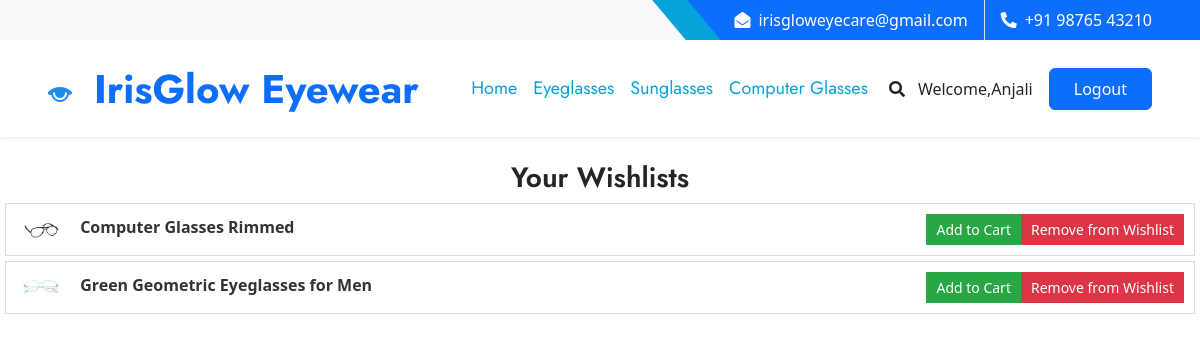
The app's page /wishlist/ (signed in) with its own data.
### IrisGlowApp/models.py (models this page shows, shortened)
class CustomUser(AbstractUser):
    PATIENT = 1
    DOCTOR = 2
    SPECTS = 3
    ADMIN = 4
    ROLE_CHOICE = (
        (PATIENT, 'Patient'),
        (DOCTOR, 'Doctor'),
        (SPECTS, 'Spects'),
        (ADMIN,'Admin'),
    )
    username=None
    first_name = models.CharField(max_length=50)
    last_name = models.CharField(max_length=50)
    USERNAME_FIELD = 'email'
    email = models.EmailField(max_length=100, unique=True)
    phone = models.CharField(max_length=12, blank=True)
    password = models.CharField(max_length=128)
    role = models.PositiveSmallIntegerField(choices=ROLE_CHOICE, blank=True, null=True,default='1')
    is_admin = models.BooleanField(default=False)
    is_staff = models.BooleanField(default=False)
    is_active = models.BooleanField(default=True)
    is_superadmin = models.BooleanField(default=False)
    REQUIRED_FIELDS = ['first_name','last_name', 'phone']
    objects = UserManager()

class Wishlist(models.Model):
    user = models.ForeignKey(User, on_delete=models.CASCADE)
    frame = models.ForeignKey(Frame, on_delete=models.CASCADE)

class Frame(models.Model):
    GENDER_CHOICES = (
        ('M', 'Male'),
        ('F', 'Female'),
        ('K', 'Kids'),
    )
    CATEGORY_CHOICES = (
        ('Eyeglasses', 'Eyeglasses'),
        ('Sunglasses', 'Sunglasses'),
        ('Computer Glasses', 'Computer Glasses'),
    )
    FRAME_MATERIAL_CHOICES = (
        ('Metal', 'Metal'),
        ('Plastic', 'Plastic'),
        ('Wood', 'Wood'),
        ('Aluminium', 'Aluminium'),
        ('Glass', 'Glass'),
    )
    FRAME_STYLE_CHOICES = (
        ('Circle', 'Circle'),
        ('Rectangle', 'Rectangle'),
        ('Geometric', 'Geometric'),
        ('Square', 'Square'),
    )
    SIZE_CHOICES = (
        ('Small', 'Small'),
        ('Medium', 'Medium'),
        ('Large', 'Large'),
    )
    BRAND_CHOICES = (
        ('Fastrack', 'Fastrack'),
        ('Titan', 'Titan'),
        ('Essilor', 'Essilor'),
        ('Ray-Ban', 'Ray-Ban'),
        ('Boss', 'Boss'),
        ('Polaroid', 'Polaroid'),
        ('Vogue', 'Vogue'),
    )
    COLOR_CHOICES = (
        ('Red', 'Red'),
        ('Blue', 'Blue'),
        ('Green', 'Green'),
        ('Black', 'Black'),
        ('White', 'White'),
    )
    TEMPLE_LENGTH_CHOICES = [
        ('140', '140 mm'),
        ('141', '141 mm'),
        ('142', '142 mm'),
        ('143', '143 mm'),
        ('144', '144 mm'),
        ('145', '145 mm'),
        ('146', '146 mm'),
        ('147', '147 mm'),
        ('148', '148 mm'),
        ('149', '149 mm'),
        ('150', '150 mm'),
        ('151', '151 mm'),
        ('152', '152 mm'),
        ('153', '153 mm'),
        ('154', '154 mm'),
        ('155', '155 mm'),
        ('156', '156 mm'),
        ('157', '157 mm'),
        ('158', '158 mm'),
    ]
    BRIDGE_SIZE_CHOICES = [
        ('15', '15 mm'),
        ('16', '16 mm'),
        ('17', '17 mm'),
        ('18', '18 mm'),
        ('19', '19 mm'),
        ('20', '20 mm'),
        ('21', '21 mm'),
        ('22', '22 mm'),
        ('23', '23 mm'),
        ('24', '24 mm'),
        ('25', '25 mm'),
    ]
    LENS_WIDTH_CHOICES = [
        ('45', '45 mm'),
        ('46', '46 mm'),
        ('47', '47 mm'),
        ('48', '48 mm'),
        ('49', '49 mm'),
        ('50', '50 mm'),
        ('51', '51 mm'),
        ('52', '52 mm'),
        ('53', '53 mm'),
        ('54', '54 mm'),
        ('55', '55 mm'),
        ('56', '56 mm'),
        ('57', '57 mm'),
        ('58', '58 mm'),
    ]
    name = models.CharField(max_length=255, unique=True)
    brand_name = models.CharField(max_length=255, choices=BRAND_CHOICES)
    category = models.CharField(max_length=255, choices=CATEGORY_CHOICES)
    product_description = models.TextField()
    material_description = models.TextField()
    gender = models.CharField(max_length=1, choices=GENDER_CHOICES)
    price = models.DecimalField(max_digits=10, decimal_places=2, validators=[MaxValueValidator(10000)])
    stock_quantity = models.PositiveIntegerField(default=0)
    production_date = models.DateField(null=True, blank=True)
    color = models.CharField(max_length=50, null=True, blank=True, choices=COLOR_CHOICES)
    size = models.CharField(max_length=10, choices=SIZE_CHOICES, null=True, blank=True)
    frame_material = models.CharField(max_length=20, choices=FRAME_MATERIAL_CHOICES, null=True, blank=True)
    frame_style = models.CharField(max_length=20, choices=FRAME_STYLE_CHOICES, null=True, blank=True)
    temple_length = models.CharField(max_length=3, choices=TEMPLE_LENGTH_CHOICES, default='15')
    bridge_size = models.CharField(max_length=5, choices=BRIDGE_SIZE_CHOICES, default='15')
    lens_width = models.CharField(max_length=5, choices=LENS_WIDTH_CHOICES, default='15')
    thumbnail = models.ImageField(upload_to='frame_thumbnails/')
    image_2 = models.ImageField(upload_to='frame_images/', blank=True, null=True)
    image_3 = models.ImageField(upload_to='frame_images/', blank=True, null=True)
    image_4 = models.ImageField(upload_to='frame_images/', blank=True, null=True)
    image_5 = models.ImageField(upload_to='frame_images/', blank=True, null=True)
    frame_id = models.AutoField(primary_key=True, unique=True)

### IrisGlowApp/views.py (the view)
# urls.py: path('wishlist/', views.view_wishlist, name='wishlist'),
def view_wishlist(request):
    user = request.user
    wishlist_items = Wishlist.objects.filter(user=user)
    return render(request, 'wishlist.html', {'wishlist_items': wishlist_items})

### template/wishlist.html (shortened to what this page needs)
{% load static %}
<!DOCTYPE html>
<html lang="en">
<head>
    <link href="https://cdnjs.cloudflare.com/ajax/libs/font-awesome/5.10.0/css/all.min.css" rel="stylesheet">
    <link href="https://cdn.jsdelivr.net/npm/bootstrap-icons@1.4.1/font/bootstrap-icons.css" rel="stylesheet">
    <link href="{% static 'lib/owlcarousel/assets/owl.carousel.min.css' %}" rel="stylesheet">
    <link href="{% static 'lib/animate/animate.min.css' %}" rel="stylesheet">
    <link href="{% static 'lib/tempusdominus/css/tempusdominus-bootstrap-4.min.css' %}" rel="stylesheet" />
    <link href="{% static 'lib/twentytwenty/twentytwenty.css' %}" rel="stylesheet" />
    <link href="{% static 'css/bootstrap.min.css' %}" rel="stylesheet">
    <link href="{% static 'css/style.css' %}" rel="stylesheet">
    <link href="https://cdn.jsdelivr.net/npm/bootstrap@5.3.0/dist/css/bootstrap.min.css" rel="stylesheet">
</head>
<body>
    <div class="container-fluid bg-light ps-5 pe-0 d-none d-lg-block">
        <div class="row gx-0">
            <div class="col-md-6 text-center text-lg-start mb-2 mb-lg-0">
            </div>
            <div class="col-md-6 text-center text-lg-end">
                <div class="position-relative d-inline-flex align-items-center bg-primary text-white top-shape px-5">
                    <div class="me-3 pe-3 border-end py-2">
                        <p class="m-0"><i class="fa fa-envelope-open me-2"></i>irisgloweyecare@gmail.com</p>
                    </div>
                    <div class="py-2">
                        <p class="m-0"><i class="fa fa-phone-alt me-2"></i>+91 98765 43210</p>
                    </div>
                </div>
            </div>
        </div>
    </div>
    <nav class="navbar navbar-expand-lg bg-white navbar-light shadow-sm px-5 py-3 py-lg-0">
        <a href="index.html" class="navbar-brand p-0">
            <h1 class="m-0 text-primary">
                <img src="{% static 'img/img1.png' %}">
              IrisGlow Eyewear</h1>
        </a>
        {% if user.is_authenticated %}
        <div class="collapse navbar-collapse" id="navbarCollapse">
            <div class="navbar-nav ms-auto py-0">
                <a href="{% url 'buyframes' %}" class="nav-item nav-link active">Home</a>
                <a href="{% url 'eyeglasses' %}" class="nav-item nav-link active">Eyeglasses</a>
                <a href="{% url 'sunglasses' %}" class="nav-item nav-link active">Sunglasses</a>
                <a href="{% url 'computerglasses' %}" class="nav-item nav-link active">Computer Glasses</a>
                </div>
            </div>
            <button type="button" class="btn text-dark" data-bs-toggle="modal" data-bs-target="#searchModal"><i class="fa fa-search"></i></button>
            <a href="" class="nav-item nav-link">Welcome,{{user.first_name}}</a>
            <a href="{% url 'logout' %}" class="btn btn-primary py-2 px-4 ms-3">Logout</a>
        {% endif %}
    </nav>
    {% block content %}
    <br>
    <h3><center>Your Wishlists</center></h3>
    {% if wishlist_items %}
        <ul>
            {% for item in wishlist_items %}
                <li>
                    <div class="item-details">
                        <a href="{% url 'frame_details_common' frame_id=item.frame_id %}" class="product-name">
                            <img src="{{ item.frame.thumbnail.url }}" alt="{{ item.frame.name }}">
                            {{ item.frame.name }}
                        </a>
                    </div>
                    <a href="{% url 'add_to_cart' frame_id=item.frame_id %}" class="add-to-cart-button">Add to Cart</a>
                    <a href="{% url 'remove_from_wishlist' frame_id=item.frame_id %}" class="remove-button">Remove from Wishlist</a>
                </li>
            {% endfor %}
        </ul>
    {% else %}
        <p>Your wishlist is empty.</p>
    {% endif %}
{% endblock %}

### static/css/style.css (style rules this page uses)
:root { --primary: #06A3DA; --secondary: #F57E57; --light: #EEF9FF; --dark: #091E3E; }
h1, h2, .font-weight-bold { font-weight: 700 !important; }
h3, h4, .font-weight-semi-bold { font-weight: 600 !important; }
.btn { font-family: 'Jost', sans-serif; font-weight: 600; transition: .5s; }
.btn-primary, .btn-secondary { color: #FFFFFF; }
.top-shape::before { position: absolute; content: ""; width: 35px; height: 100%; top: 0; left: -17px; background: var(--primary); transform: skew(40deg); }
.navbar-light .navbar-nav .nav-link { font-family: 'Jost', sans-serif; padding: 35px 15px; font-size: 18px; color: var(--dark); outline: none; transition: .5s; }
.navbar-light .navbar-nav .nav-link:hover, .navbar-light .navbar-nav .nav-link.active { color: var(--primary); }

### template/wishlist.html (style rules this page uses)
ul { list-style-type: none; padding: 0; }
li { border: 1px solid #ddd; margin: 5px; padding: 10px; display: flex; align-items: center; justify-content: space-between; }
img { margin-right: 10px; max-width: 50px; max-height: 50px; }
.item-details { flex-grow: 1; }
.product-name { text-decoration: none; color: #333; font-weight: bold; font-size: 16px; }
.add-to-cart-button, .remove-button { text-decoration: none; cursor: pointer; font-size: 14px; padding: 5px 10px; border: none; }
.add-to-cart-button { background-color: #28a745; color: #fff; margin-left: 10px; }
.remove-button { background-color: #dc3545; color: #fff; }

### records on screen
CustomUser: first_name "Anjali"
Wishlist: frame.thumbnail (picture), frame.name "Computer Glasses Rimmed"
Wishlist: frame.thumbnail (picture), frame.name "Green Geometric Eyeglasses for Men"
